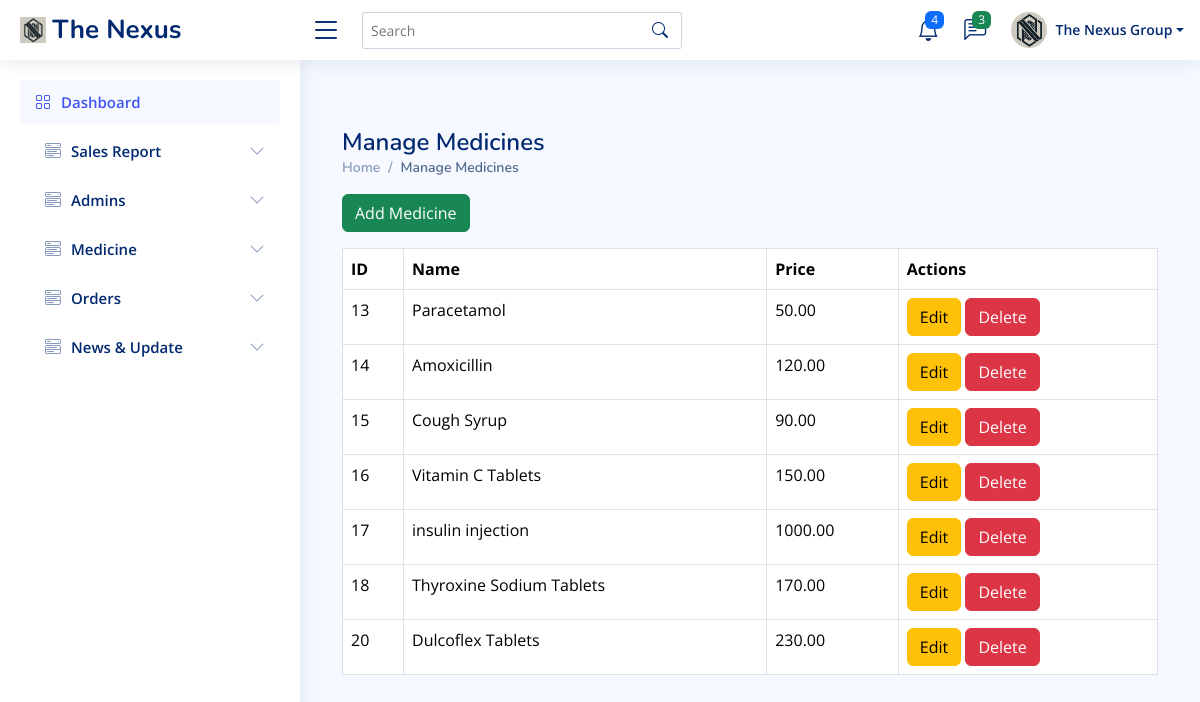
The app's page /Admin/medicine.php with its own data.
### tables this page shows
CREATE TABLE `products` (
  `id` int(11) NOT NULL,
  `name` varchar(255) NOT NULL,
  `category` varchar(255) NOT NULL,
  `description` text DEFAULT NULL,
  `big_description` longtext DEFAULT NULL,
  `price` decimal(10,2) NOT NULL,
  `stock` int(11) NOT NULL,
  `category_id` int(11) DEFAULT NULL,
  `image` varchar(255) DEFAULT NULL,
  `created_at` timestamp NOT NULL DEFAULT current_timestamp(),
  `expiry_date` date NOT NULL DEFAULT '2025-12-31',
  `discounted_price` decimal(10,2) NOT NULL DEFAULT 0.00
);

### Admin/medicine.php (the view, shortened to what this page needs)
<?php
include 'config.php';
$result = mysqli_query($conn, "SELECT * FROM products");
?>
<!DOCTYPE html>
<html>
<head>
    <link rel="stylesheet" href="assets/vendor/bootstrap/css/bootstrap.min.css">
    <link rel="stylesheet" href="https://cdn.jsdelivr.net/npm/bootstrap@5.3.0/dist/css/bootstrap.min.css">
    <link href="assets/css/style.css" rel="stylesheet">
  <link href="assets/vendor/bootstrap/css/bootstrap.min.css" rel="stylesheet">
  <link href="assets/vendor/bootstrap-icons/bootstrap-icons.css" rel="stylesheet">
  <link href="assets/vendor/boxicons/css/boxicons.min.css" rel="stylesheet">
  <link href="assets/vendor/quill/quill.snow.css" rel="stylesheet">
  <link href="assets/vendor/quill/quill.bubble.css" rel="stylesheet">
  <link href="assets/vendor/remixicon/remixicon.css" rel="stylesheet">
  <link href="assets/vendor/simple-datatables/style.css" rel="stylesheet">
</head>
<body>
  <header id="header" class="header fixed-top d-flex align-items-center">
<div class="d-flex align-items-center justify-content-between">
  <a href="index.php" class="logo d-flex align-items-center">
    <img src="uploads/The_Nexus.jpeg" alt="">
    <span class="d-none d-lg-block">The Nexus</span>
  </a>
  <i class="bi bi-list toggle-sidebar-btn"></i>
</div>
<div class="search-bar">
  <form class="search-form d-flex align-items-center" method="POST" action="#">
    <input type="text" name="query" placeholder="Search" title="Enter search keyword">
    <button type="submit" title="Search"><i class="bi bi-search"></i></button>
  </form>
</div>
<nav class="header-nav ms-auto">
  <ul class="d-flex align-items-center">
    <li class="nav-item dropdown">
      <a class="nav-link nav-icon" href="#" data-bs-toggle="dropdown">
        <i class="bi bi-bell"></i>
        <span class="badge bg-primary badge-number">4</span>
      </a>
    </li>
    <li class="nav-item dropdown">
      <a class="nav-link nav-icon" href="#" data-bs-toggle="dropdown">
        <i class="bi bi-chat-left-text"></i>
        <span class="badge bg-success badge-number">3</span>
      </a>
    </li>
    <li class="nav-item dropdown pe-3">
      <a class="nav-link nav-profile d-flex align-items-center pe-0" href="#" data-bs-toggle="dropdown">
        <img src="uploads/The_Nexus.jpeg" alt="Profile" class="rounded-circle">
        <span class="d-none d-md-block dropdown-toggle ps-2">The Nexus Group</span>
      </a>
    </li>
  </ul>
</nav>
</header>
<aside id="sidebar" class="sidebar">
<ul class="sidebar-nav" id="sidebar-nav">
  <li class="nav-item">
    <a class="nav-link " href="index.php">
      <i class="bi bi-grid"></i>
      <span>Dashboard</span>
    </a>
  </li>
  <li class="nav-item">
    <a class="nav-link collapsed" data-bs-target="#sales-nav" data-bs-toggle="collapse">
      <i class="bi bi-menu-button-wide"></i> <span>Sales Report</span><i class="bi bi-chevron-down ms-auto"></i>
    </a>
  </li>
  <li class="nav-item">
    <a class="nav-link collapsed" data-bs-target="#admin-data" data-bs-toggle="collapse">
      <i class="bi bi-menu-button-wide"></i> <span>Admins</span><i class="bi bi-chevron-down ms-auto"></i>
    </a>
  </li>
  <li class="nav-item">
    <a class="nav-link collapsed" data-bs-target="#medicine" data-bs-toggle="collapse">
      <i class="bi bi-menu-button-wide"></i> <span>Medicine</span><i class="bi bi-chevron-down ms-auto"></i>
    </a>
  </li>
  <li class="nav-item">
    <a class="nav-link collapsed" data-bs-target="#orders" data-bs-toggle="collapse">
      <i class="bi bi-menu-button-wide"></i> <span>Orders</span><i class="bi bi-chevron-down ms-auto"></i>
    </a>
  </li>
  <li class="nav-item">
    <a class="nav-link collapsed" data-bs-target="#news" data-bs-toggle="collapse">
      <i class="bi bi-menu-button-wide"></i> <span>News & Update</span><i class="bi bi-chevron-down ms-auto"></i>
    </a>
  </li>
</ul>
</aside>
<main id="main" class="main">
    <div class="container mt-5">
        <div class="pagetitle">
      <h1>Manage Medicines</h1>
      <nav>
        <ol class="breadcrumb">
          <li class="breadcrumb-item"><a href="index.php">Home</a></li>
          <li class="breadcrumb-item active">Manage Medicines</li>
        </ol>
      </nav>
    </div>
        <a href="add_medicine.php" class="btn btn-success mb-3">Add Medicine</a>
        <table class="table table-bordered">
            <tr>
                <th>ID</th>
                <th>Name</th>
                <th>Price</th>
                <th>Actions</th>
            </tr>
            <?php while ($row = mysqli_fetch_assoc($result)) { ?>
                <tr>
                    <td><?php echo $row['id']; ?></td>
                    <td><?php echo $row['name']; ?></td>
                    <td><?php echo $row['price']; ?></td>
                    <td>
                        <a href="edit_medicine.php?id=<?php echo $row['id']; ?>" class="btn btn-warning">Edit</a>
                        <a href="delete_medicine.php?id=<?php echo $row['id']; ?>" class="btn btn-danger">Delete</a>
                    </td>
                </tr>
            <?php } ?>
        </table>
    </div>
</main>
</body>
</html>

### Admin/assets/css/style.css (style rules this page uses)
:root { scroll-behavior: smooth; }
body { font-family: "Open Sans", sans-serif; background: #f6f9ff; color: #444444; }
a { color: #4154f1; text-decoration: none; }
h1, h2, h3, h4, h5, h6 { font-family: "Nunito", sans-serif; }
#main { margin-top: 60px; padding: 20px 30px; transition: all 0.3s; }
.pagetitle { margin-bottom: 10px; }
.pagetitle h1 { font-size: 24px; margin-bottom: 0; font-weight: 600; color: #012970; }
.breadcrumb { font-size: 14px; font-family: "Nunito", sans-serif; color: #899bbd; font-weight: 600; }
.breadcrumb a { color: #899bbd; transition: 0.3s; }
.breadcrumb .breadcrumb-item::before { color: #899bbd; }
.breadcrumb .active { color: #51678f; font-weight: 600; }
.logo { line-height: 1; }
@media (min-width: 1200px) { .logo { width: 280px; } }
.logo img { max-height: 26px; margin-right: 6px; }
.logo span { font-size: 26px; font-weight: 700; color: #012970; font-family: "Nunito", sans-serif; }
.header { transition: all 0.5s; z-index: 997; height: 60px; box-shadow: 0px 2px 20px rgba(1, 41, 112, 0.1); background-color: #fff; padding-left: 20px; }
.header .toggle-sidebar-btn { font-size: 32px; padding-left: 10px; cursor: pointer; color: #012970; }
.header .search-bar { min-width: 360px; padding: 0 20px; }
.header .search-form { width: 100%; }
.header .search-form input { border: 0; font-size: 14px; color: #012970; border: 1px solid rgba(1, 41, 112, 0.2); padding: 7px 38px 7px 8px; border-radius: 3px; transition: 0.3s; width: 100%; }
.header .search-form button { border: 0; padding: 0; margin-left: -30px; background: none; }
.header .search-form button i { color: #012970; }
.header-nav ul { list-style: none; }
.header-nav>ul { margin: 0; padding: 0; }
.header-nav .nav-icon { font-size: 22px; color: #012970; margin-right: 25px; position: relative; }
.header-nav .nav-profile { color: #012970; }
.header-nav .nav-profile img { max-height: 36px; }
.header-nav .nav-profile span { font-size: 14px; font-weight: 600; }
.header-nav .badge-number { position: absolute; inset: -2px -5px auto auto; font-weight: normal; font-size: 12px; padding: 3px 6px; }
.sidebar { position: fixed; top: 60px; left: 0; bottom: 0; width: 300px; z-index: 996; transition: all 0.3s; padding: 20px; overflow-y: auto; scrollbar-width: thin; scrollbar-color: #aab7cf transparent; box-shadow: 0px 0px 20px rgba(1, 41, 112, 0.1); background-color: #fff; }
@media (min-width: 1200px) { #main, #footer { margin-left: 300px; } }
.sidebar-nav { padding: 0; margin: 0; list-style: none; }
.sidebar-nav li { padding: 0; margin: 0; list-style: none; }
.sidebar-nav .nav-item { margin-bottom: 5px; }
.sidebar-nav .nav-link { display: flex; align-items: center; font-size: 15px; font-weight: 600; color: #4154f1; transition: 0.3; background: #f6f9ff; padding: 10px 15px; border-radius: 4px; }
.sidebar-nav .nav-link i { font-size: 16px; margin-right: 10px; color: #4154f1; }
.sidebar-nav .nav-link.collapsed { color: #012970; background: #fff; }
.sidebar-nav .nav-link.collapsed i { color: #899bbd; }
.sidebar-nav .nav-link .bi-chevron-down { margin-right: 0; transition: transform 0.2s ease-in-out; }

### records on screen
products: id "13", name "Paracetamol", price "50.00"
products: id "14", name "Amoxicillin", price "120.00"
products: id "15", name "Cough Syrup", price "90.00"
products: id "16", name "Vitamin C Tablets", price "150.00"
products: id "17", name "insulin injection", price "1000.00"
products: id "18", name "Thyroxine Sodium Tablets", price "170.00"
products: id "20", name "Dulcoflex Tablets", price "230.00"
